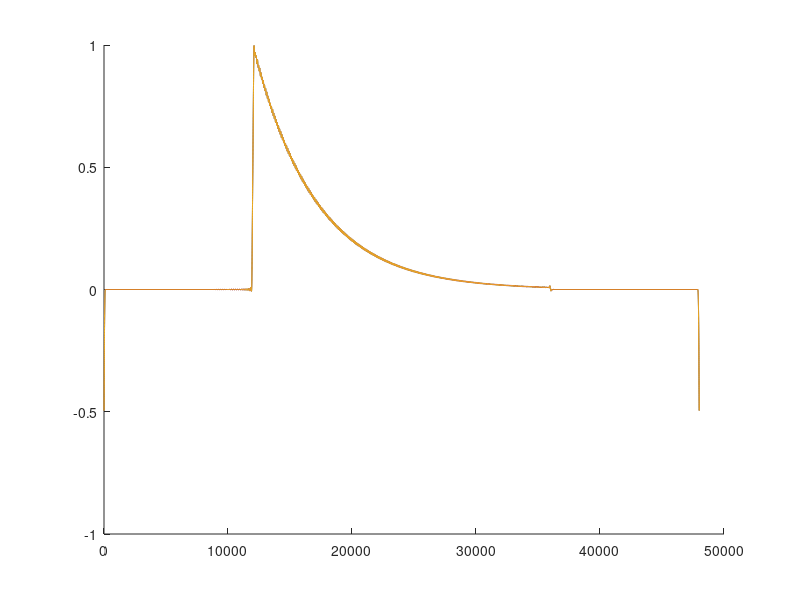

Recreate this plot in MATLAB.
% How does the shape of a decaying sinus + base level changes when the base level and the transient changes?
% In what domains are the shape kept?

% Result:
% We have steady sine wave with amplitude A, an exponentially decaying sine wave with amplitude B.
%
% 1. Setup: A is fixed, we visualize the shape with different B amplitudes
%
% - the shape of the transient in linear (mag) and power (pow) domains is the same, independent of B
% - the shape is different in dB domain. It is linear only if A is negligible, and the curve is different
%.  with different B amplitudes.
%
% 2. Setup: A is changed, B is fixed.

fs = 48000;
f1 = 312;
f2 = 823;
ns = [0:fs-1]';

A = 1;
B = 1;

x1 = sin(2*pi*f1*ns/fs);
x2 = sin(2*pi*f2*ns/fs);

    w = blackman(251);
    w = w / sum(w);

clf;
for C = [0.1 1 10]
    x = C * A * x1;
    x(12001:36000) = x(12001:36000) + C * B * x2(1:24000) .* exp(-0.0001*ns(1:24000));
    hx = hilbert(x);
    phx = abs(hx).^2;
    phx = conv(phx, w, 'same');
    % hold on, plot((pow2db(phx)-mag2db(A))), hold off
    hold on, plot((phx - (C*A)^2)/(C*B)^2), hold off
end
